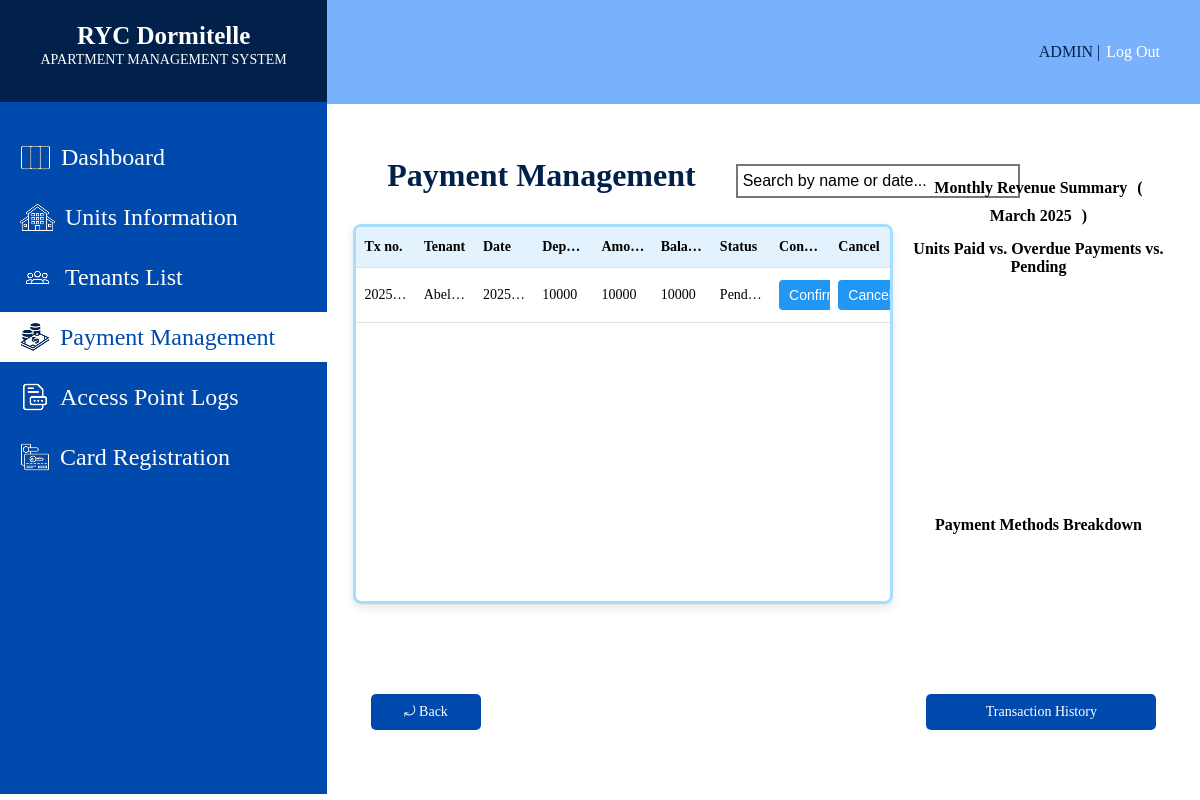
The app's page /PAYMENTMANAGEMENT.php, older data.
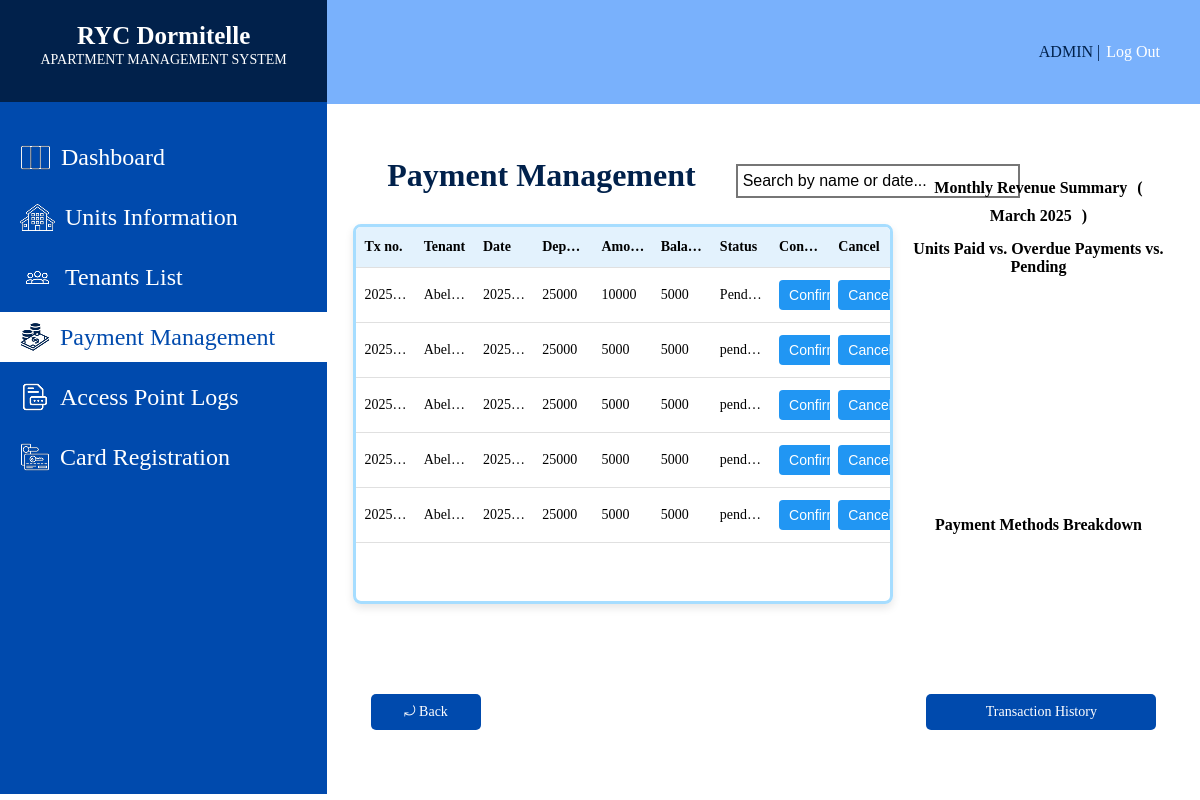
The same page, newer data.
### tables this page shows
CREATE TABLE `payments` (
  `transaction_no` varchar(12) NOT NULL,
  `unit_no` varchar(10) NOT NULL,
  `tenant_ID` varchar(12) NOT NULL,
  `amount_paid` int(6) NOT NULL,
  `payment_date` date NOT NULL,
  `payment_status` varchar(15) NOT NULL,
  `payment_method` varchar(30) NOT NULL,
  `transaction_type` varchar(15) NOT NULL,
  `confirmation_status` varchar(15) NOT NULL
);

CREATE TABLE `tenants` (
  `tenant_ID` varchar(12) NOT NULL,
  `tenant_name` varchar(15) NOT NULL,
  `contact_number` varchar(13) NOT NULL,
  `email` varchar(30) NOT NULL,
  `emergency_contact_name` varchar(25) NOT NULL,
  `emergency_contact_num` varchar(13) NOT NULL,
  `tenant_image` varchar(255) NOT NULL
);

CREATE TABLE `tenant_unit` (
  `tenant_ID` varchar(12) NOT NULL,
  `unit_no` varchar(10) NOT NULL,
  `start_date` date NOT NULL,
  `end_date` date NOT NULL,
  `occupant_count` smallint(2) NOT NULL,
  `deposit` mediumint(6) NOT NULL,
  `balance` mediumint(6) NOT NULL,
  `payment_due` varchar(30) NOT NULL,
  `billing_period` varchar(31) NOT NULL,
  `lease_status` varchar(10) NOT NULL
);

### PAYMENTMANAGEMENT.php (the view, shortened to what this page needs)
<?php
require_once 'db_connect.php';
$table_query = "SELECT payments.transaction_no, tenants.tenant_name, payments.payment_date,
                tenant_unit.deposit, payments.amount_paid, tenant_unit.balance, payments.confirmation_status
                FROM payments
                INNER JOIN tenants ON payments.tenant_ID = tenants.tenant_ID
                INNER JOIN tenant_unit ON tenants.tenant_ID = tenant_unit.tenant_ID
                WHERE payments.confirmation_status = 'Pending'";
$table_result = $conn->query($table_query);
?>
<!DOCTYPE html>
<html lang="en">
<head>
</head>
<body>
    <div class="sideBar">
        <div class="systemTitle">
            <h1>RYC Dormitelle</h1>
            <p>APARTMENT MANAGEMENT SYSTEM</p>
        </div>
        <div class="sidebarContent">
            <div class="card">
                <a href="DASHBOARD.php" class="changeicon">
                    <img src="sidebarIcons/DashboardIconWht.png" alt="Dashboard Icon" class="DsidebarIcon" style="margin-right: 10px;">
                    Dashboard
                </a>
            </div>
            <div class="card">
                <a href="UNITSINFORMATION.php">
                    <img src="sidebarIcons/UnitsInfoIconWht.png" alt="Units Information Icon" class="UIsidebarIcon" style="margin-right: 10px;">
                    Units Information</a>
            </div>
            <div class="card">
                <a href="TENANTSLIST.php">
                    <img src="sidebarIcons/TenantsInfoIconWht.png" alt="Tenants Information Icon" class="THsidebarIcon" style="margin-right: 10px;">
                    Tenants List</a>
            </div>
            <div class="card">
                <a href="PAYMENTMANAGEMENT.php"  style="background-color: #FFFF; color: #004AAD;">
                    <img src="sidebarIcons/PaymentManagementIcon.png" alt="Payment Management Icon" class="PMsidebarIcon" style="margin-right: 10px;">
                    Payment Management</a>
            </div>
            <div class="card">
                <a href="ACCESSPOINTLOGS.php">
                    <img src="sidebarIcons/AccesspointIconWht.png" alt="Access Point Logs Icon" class="APLsidebarIcon" style="margin-right: 10px;">
                    Access Point Logs</a>
            </div>
            <div class="card">
                <a href="CARDREGISTRATION.php">
                    <img src="sidebarIcons/CardregisterIconWht.png" alt="Card Registration Icon" class="CGsidebarIcon" style="margin-right: 10px;">
                    Card Registration</a>
            </div>
        </div>
    </div>
    <div class="mainBody">
        <div class="header">
            <div class="headerContent">
                <a href="ADMINPROFILE.php" class="adminTitle">ADMIN</a>
                <p class="adminLogoutspace">&nbsp;|&nbsp;</p>
                <a href="LOGIN.php" class="logOutbtn">Log Out</a>
            </div>
        </div>
        <div class="mainContent">
            <div class="tenantHistoryHead">
                <h4>Payment Management</h4>
                <input type="text" placeholder="Search by name or date..." class="searbar" id="searchInput" onkeyup="searchTable()">
            </div>
            <div class="tenantInfoandGraphs">
                <div class="table_container">
                    <div class="table_scroll">
                      <table id="paymentTable">
                        <thead>
                          <tr>
                            <th>Tx no.</th>
                            <th>Tenant</th>
                            <th>Date</th>
                            <th>Deposit</th>
                            <th>Amount</th>
                            <th>Balance</th>
                            <th>Status</th>
                            <th>Confirm</th>
                            <th>Cancel</th>
                          </tr>
                        </thead>
                        <tbody>
                            <?php if ($table_result->num_rows > 0): ?>
                                <?php while ($row = $table_result->fetch_assoc()): ?>
                                    <tr>
                                        <td><?php echo htmlspecialchars($row['transaction_no']); ?></td>
                                        <td><?php echo htmlspecialchars($row['tenant_name']); ?></td>
                                        <td><?php echo htmlspecialchars($row['payment_date']); ?></td>
                                        <td><?php echo htmlspecialchars($row['deposit']); ?></td>
                                        <td><?php echo htmlspecialchars($row['amount_paid']); ?></td>
                                        <td><?php echo htmlspecialchars($row['balance']); ?></td>
                                        <td><?php echo htmlspecialchars($row['confirmation_status']); ?></td>
                                        <td>
                                            <form method="POST" style="display:inline;">
                                                <button type="submit" class="action_btn">Confirm</button>
                                            </form>
                                        </td>
                                        <td>
                                            <form method="POST" style="display:inline;" onsubmit="return confirm('Are you sure you want to cancel this transaction?');">
                                                <button type="submit" class="action_btn">Cancel</button>
                                            </form>
                                        </td>
                                    </tr>
                                <?php endwhile; ?>
                            <?php else: ?>
                                <tr>
                                    <td colspan="9">No payment records found.</td>
                                </tr>
                            <?php endif; ?>
                            </tbody>
                      </table>
                    </div>
                </div>
                <div class="graphsplacement">
                    <div class="monthlyRevenueTitle">
                        <h3>Monthly Revenue Summary</h3>
                        <h3>(</h3>
                        <h3 id="RevenuecurrentMonth">March 2025</h3>
                        <h3>)</h3>
                    </div>
                    <h4>Units Paid vs. Overdue Payments vs. Pending</h4>
                    <div class="bargraphContainer">
                        <div id="chart_div" class="bargraph"></div>
                    </div>
                    <h3 class="pieChartTitle">Payment Methods Breakdown</h3>
                    <div class="piechartContainer">
                        <div id="piechart" class="pieChart"></div>
                    </div>
                </div>
            </div>
            <div class="footbtnContainer">
                <a href="DASHBOARD.php" class="backbtn">&#10558; Back</a>
                <a href="TRANSACTIONHISTORY.php" class="viewtransactionhistory">
                    Transaction History</a>
            </div>
        </div>
    </div>
</body>
</html>

Row changes from the older to the newer data that the page shows:
changed through a linked row, payments "Pend…": tenant_unit.deposit "10000" → "25000"; tenant_unit.balance "10000" → "5000"
added payments: transaction_no "2025…", tenant_ID.tenant_name "Abel…", payment_date "2025…", tenant_unit.deposit "25000", amount_paid "5000", tenant_unit.balance "5000", confirmation_status "pend…"
added payments: transaction_no "2025…", tenant_ID.tenant_name "Abel…", payment_date "2025…", tenant_unit.deposit "25000", amount_paid "5000", tenant_unit.balance "5000", confirmation_status "pend…"
added payments: transaction_no "2025…", tenant_ID.tenant_name "Abel…", payment_date "2025…", tenant_unit.deposit "25000", amount_paid "5000", tenant_unit.balance "5000", confirmation_status "pend…"
added payments: transaction_no "2025…", tenant_ID.tenant_name "Abel…", payment_date "2025…", tenant_unit.deposit "25000", amount_paid "5000", tenant_unit.balance "5000", confirmation_status "pend…"
